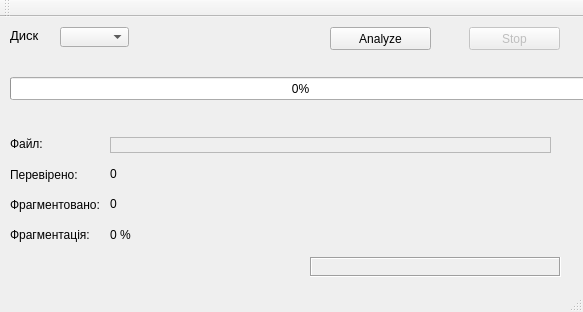
<?xml version="1.0" encoding="UTF-8"?>
<ui version="4.0">
 <class>MainWindow</class>
 <widget class="QMainWindow" name="MainWindow">
  <property name="windowModality">
   <enum>Qt::ApplicationModal</enum>
  </property>
  <property name="geometry">
   <rect>
    <x>0</x>
    <y>0</y>
    <width>583</width>
    <height>312</height>
   </rect>
  </property>
  <property name="sizePolicy">
   <sizepolicy hsizetype="Ignored" vsizetype="Ignored">
    <horstretch>0</horstretch>
    <verstretch>0</verstretch>
   </sizepolicy>
  </property>
  <property name="windowTitle">
   <string>Analyzer</string>
  </property>
  <widget class="QWidget" name="centralWidget">
   <widget class="QComboBox" name="volumeList">
    <property name="geometry">
     <rect>
      <x>60</x>
      <y>10</y>
      <width>69</width>
      <height>20</height>
     </rect>
    </property>
    <property name="editable">
     <bool>false</bool>
    </property>
    <property name="duplicatesEnabled">
     <bool>false</bool>
    </property>
   </widget>
   <widget class="QLabel" name="dName">
    <property name="geometry">
     <rect>
      <x>10</x>
      <y>10</y>
      <width>41</width>
      <height>16</height>
     </rect>
    </property>
    <property name="font">
     <font>
      <pointsize>10</pointsize>
     </font>
    </property>
    <property name="text">
     <string>Диск</string>
    </property>
   </widget>
   <widget class="QPushButton" name="startAnButton">
    <property name="geometry">
     <rect>
      <x>330</x>
      <y>10</y>
      <width>101</width>
      <height>23</height>
     </rect>
    </property>
    <property name="text">
     <string>Analyze</string>
    </property>
   </widget>
   <widget class="QPushButton" name="stopAnButton">
    <property name="enabled">
     <bool>false</bool>
    </property>
    <property name="geometry">
     <rect>
      <x>469</x>
      <y>10</y>
      <width>91</width>
      <height>23</height>
     </rect>
    </property>
    <property name="text">
     <string>Stop</string>
    </property>
    <property name="flat">
     <bool>false</bool>
    </property>
   </widget>
   <widget class="QLabel" name="statusLabel">
    <property name="geometry">
     <rect>
      <x>310</x>
      <y>240</y>
      <width>251</width>
      <height>20</height>
     </rect>
    </property>
    <property name="styleSheet">
     <string notr="true">color: rgb(255, 0, 0);</string>
    </property>
    <property name="frameShape">
     <enum>QFrame::Box</enum>
    </property>
    <property name="frameShadow">
     <enum>QFrame::Sunken</enum>
    </property>
    <property name="text">
     <string/>
    </property>
    <property name="alignment">
     <set>Qt::AlignRight|Qt::AlignTrailing|Qt::AlignVCenter</set>
    </property>
   </widget>
   <widget class="QProgressBar" name="progressBar">
    <property name="geometry">
     <rect>
      <x>10</x>
      <y>60</y>
      <width>581</width>
      <height>23</height>
     </rect>
    </property>
    <property name="value">
     <number>0</number>
    </property>
   </widget>
   <widget class="QLabel" name="fName">
    <property name="geometry">
     <rect>
      <x>10</x>
      <y>120</y>
      <width>46</width>
      <height>13</height>
     </rect>
    </property>
    <property name="text">
     <string>Файл:</string>
    </property>
   </widget>
   <widget class="QLabel" name="fNameInfo">
    <property name="geometry">
     <rect>
      <x>110</x>
      <y>120</y>
      <width>441</width>
      <height>16</height>
     </rect>
    </property>
    <property name="layoutDirection">
     <enum>Qt::LeftToRight</enum>
    </property>
    <property name="frameShape">
     <enum>QFrame::StyledPanel</enum>
    </property>
    <property name="frameShadow">
     <enum>QFrame::Raised</enum>
    </property>
    <property name="text">
     <string/>
    </property>
    <property name="alignment">
     <set>Qt::AlignLeading|Qt::AlignLeft|Qt::AlignVCenter</set>
    </property>
   </widget>
   <widget class="QLabel" name="fCheckedInfo">
    <property name="geometry">
     <rect>
      <x>110</x>
      <y>150</y>
      <width>46</width>
      <height>13</height>
     </rect>
    </property>
    <property name="text">
     <string>0</string>
    </property>
   </widget>
   <widget class="QLabel" name="fChecked">
    <property name="geometry">
     <rect>
      <x>10</x>
      <y>150</y>
      <width>71</width>
      <height>16</height>
     </rect>
    </property>
    <property name="text">
     <string>Перевірено:</string>
    </property>
   </widget>
   <widget class="QLabel" name="fChecked_2">
    <property name="geometry">
     <rect>
      <x>10</x>
      <y>180</y>
      <width>91</width>
      <height>16</height>
     </rect>
    </property>
    <property name="text">
     <string>Фрагментовано:</string>
    </property>
   </widget>
   <widget class="QLabel" name="fFragedInfo">
    <property name="geometry">
     <rect>
      <x>110</x>
      <y>180</y>
      <width>46</width>
      <height>13</height>
     </rect>
    </property>
    <property name="text">
     <string>0</string>
    </property>
   </widget>
   <widget class="QLabel" name="fRate">
    <property name="geometry">
     <rect>
      <x>10</x>
      <y>210</y>
      <width>81</width>
      <height>16</height>
     </rect>
    </property>
    <property name="text">
     <string>Фрагментація:</string>
    </property>
   </widget>
   <widget class="QLabel" name="fRateInfo">
    <property name="geometry">
     <rect>
      <x>110</x>
      <y>210</y>
      <width>81</width>
      <height>16</height>
     </rect>
    </property>
    <property name="text">
     <string>0 %</string>
    </property>
   </widget>
  </widget>
  <widget class="QMenuBar" name="menuBar">
   <property name="geometry">
    <rect>
     <x>0</x>
     <y>0</y>
     <width>583</width>
     <height>21</height>
    </rect>
   </property>
  </widget>
  <widget class="QToolBar" name="mainToolBar">
   <attribute name="toolBarArea">
    <enum>TopToolBarArea</enum>
   </attribute>
   <attribute name="toolBarBreak">
    <bool>false</bool>
   </attribute>
  </widget>
  <widget class="QStatusBar" name="statusBar"/>
 </widget>
 <layoutdefault spacing="6" margin="11"/>
 <resources/>
 <connections/>
</ui>
